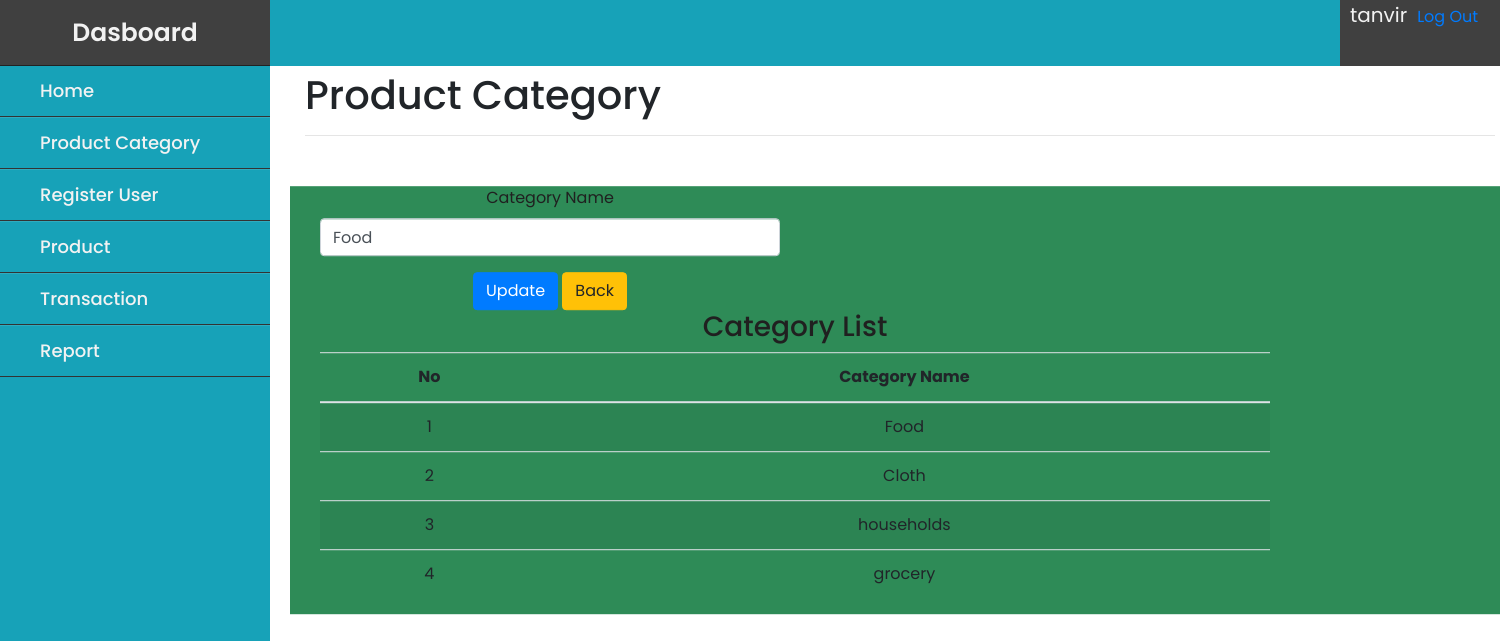
The app's page /edit_category.php?id=1 (signed in) with its own data.
### tables this page shows
CREATE TABLE `category` (
  `cat_id` int(11) NOT NULL,
  `cat_name` varchar(200) NOT NULL
);

### edit_category.php (the view, shortened to what this page needs)
<?php
$servername = "localhost";
$username = "root";
$password = "";
$dbname = "supershop";
$conn = mysqli_connect($servername, $username, $password, $dbname);
if($_SESSION['role']=="admin"){
    include_once'dashadmin.php';
}else{
    header('location:index.php');
}
if($id=$_GET['id']){
  $sql="SELECT * FROM category WHERE cat_id='".$_GET['id']."' ";
  $result = mysqli_query($conn, $sql);
  $row = mysqli_fetch_assoc($result);
  $tol=json_decode(json_encode($row),FALSE);
  $cat_name = $tol->cat_name;
}else{
  header('location:category.php');
}
?>
<html>
    <head>
<link rel="stylesheet" href="css/bootstrap.min.css">
<link rel="stylesheet" href="css/fontawesome.min.css">
<link rel="stylesheet" href="css/all.min.css">
<link rel="stylesheet" href="css/category.css">
<link rel="stylesheet" href="css/dashboard.css">
</head>
    <body>
<nav class="nav-header">
<div class="nav-user-menu">
<div class="drop-down">
<?php echo '<span class="username">' .  $_SESSION['username'] . '</span>'; ?>
<a href="logout.php">Log Out</a>
</div>
</div>
</nav>
<div class="content-wrap">
    <section class="content-header">
      <h1>
        Product Category
      </h1>
      <hr>
    </section>
    <section class="content container-fluid">
      <div class="col-md-4">
            <div class="box box-warning">
                <form action="" method="POST">
                  <div class="box-body">
                    <div class="form-group">
                      <label for="category">Category Name</label>
                      <input type="text" class="form-control" name="category" placeholder="Enter Category"
                      value="<?php echo $cat_name; ?>" required>
                    </div>
                  </div>
                  <div class="box-footer">
                      <button type="submit" class="btn btn-primary" name="btn_edit">Update</button>
                      <a href="category.php" class="btn btn-warning">Back</a>
                  </div>
                </form>
            </div>
      </div>
      <div class="col-md-8">
        <div class="box">
          <div class="box-header with-border">
            <h3 class="box-title">Category List</h3>
          </div>
          <div class="box-body">
          <table class="table table-striped">
              <thead>
                  <tr>
                      <th>No</th>
                      <th>Category Name</th>
                  </tr>
              </thead>
              <tbody>
              <?php
                $sql="SELECT * FROM category";
                $result = mysqli_query($conn, $sql);
              while($row = mysqli_fetch_assoc($result) ){
                $tol=json_decode(json_encode($row),FALSE);
                  ?>
                <tr>
                  <td><?php echo $tol->cat_id; ?></td>
                  <td><?php echo $tol->cat_name; ?></td>
                </tr>
              <?php
              }
              ?>
              </tbody>
          </table>
          </div>
        </div>
      </div>
    </section>
  </div>
    </body>
</html>

### css/dashadmin.css (style rules this page uses)
* { margin: 0; padding: 0; box-sizing: border-box; font-family: sans-serif; }
.content { position: absolute; top: 50%; left: 50%; transform: translate(-50%,-50%); color: #202020; z-index: -1; width: 100%; text-align: center; }

### css/category.css (style rules this page uses)
.content { background: seagreen; margin-left: 290px; }

### css/dashboard.css (style rules this page uses)
* { font-family: 'Poppins', sans-serif; box-sizing: border-box; }
.nav-header { height: 66px; background: #17a2b8; width: 100%; }
.nav-user-menu { float: right; height: 66px; width: 160px; background-color:#404040; }
.username { color:#f2f2f2; background:#404040; padding: 10px; font-size: 20px; font-weight: 400; height: 35px; }

### edit_category.php (style rules this page uses)
.content-wrap { margin-left: 300px; padding:5px; }

### records on screen
category: category "Food", cat_id "1", cat_name "Food"
category: cat_id "2", cat_name "Cloth"
category: cat_id "3", cat_name "households"
category: cat_id "4", cat_name "grocery"

### other values on screen
$_SESSION['username'] "tanvir"
